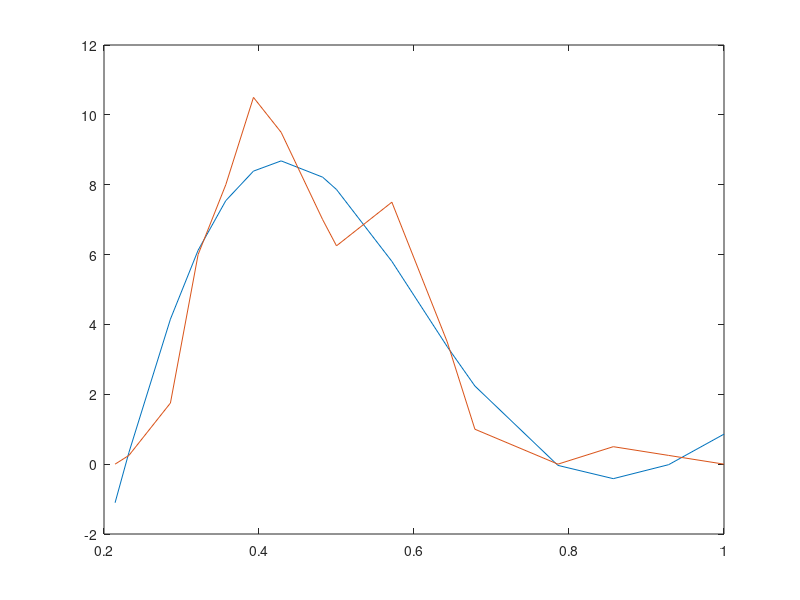

Write MATLAB code to recreate this figure.
F = @(a, xdata)a(5) + a(6)*exp(a(1)*xdata).*cos(a(2)*xdata)...
+ a(7)*exp(a(1)*xdata).*sin(a(2)*xdata)+ a(8)*exp(a(3)*xdata).*cos(a(4)*xdata) ...
+a(9)*exp(a(3)*xdata).*sin(a(4)*xdata)

v = [0 0.25 1.75 6 8 10.5 9.5 7 6.25 7.5 3.5 1 0 0.5 0.25 0];
t = [3 3.25 4 4.5 5 5.5 6 6.75 7 8 9 9.5 11 12 13 14];

Aeq = [0 0 0 1 0 0 0 0 0;0 1 0 0 0 0 0 0 0];
beq = [6*pi; 6*pi];

t = t/max(t)
x0 = [1 2*pi -12 2*pi 4 1 1 1 1 ]';
[x,resnorm,~,exitflag,output] = lsqcurvefit(F,x0,t,v)
%[x,resnorm,~,exitflag,output] = lsqcurvefit(F,x0,t,v,lb,ub,Aeq,beq)
plot(t, F(x,t))
hold on
plot(t, v)
v_hat = F(x, t);
result = sum((v-v_hat).^2)